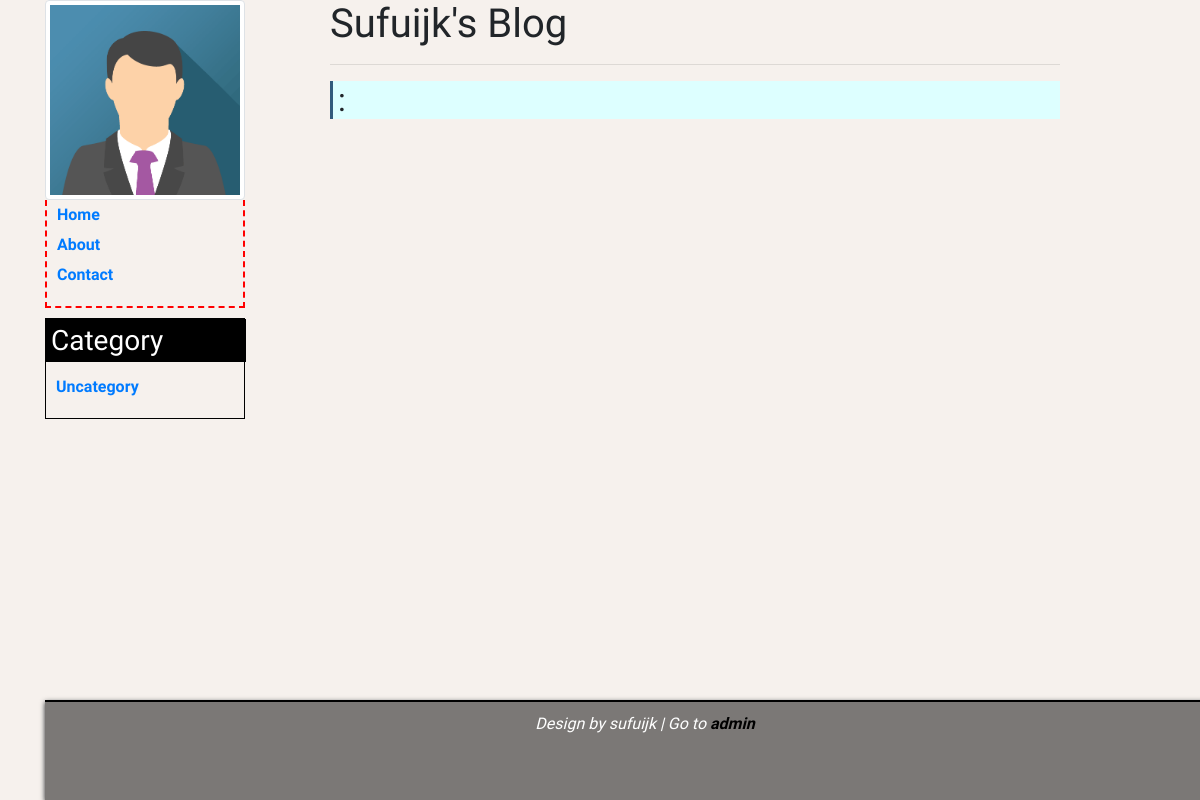
Before: /index.php?c=category&a=list&category_url=News with the older database file.
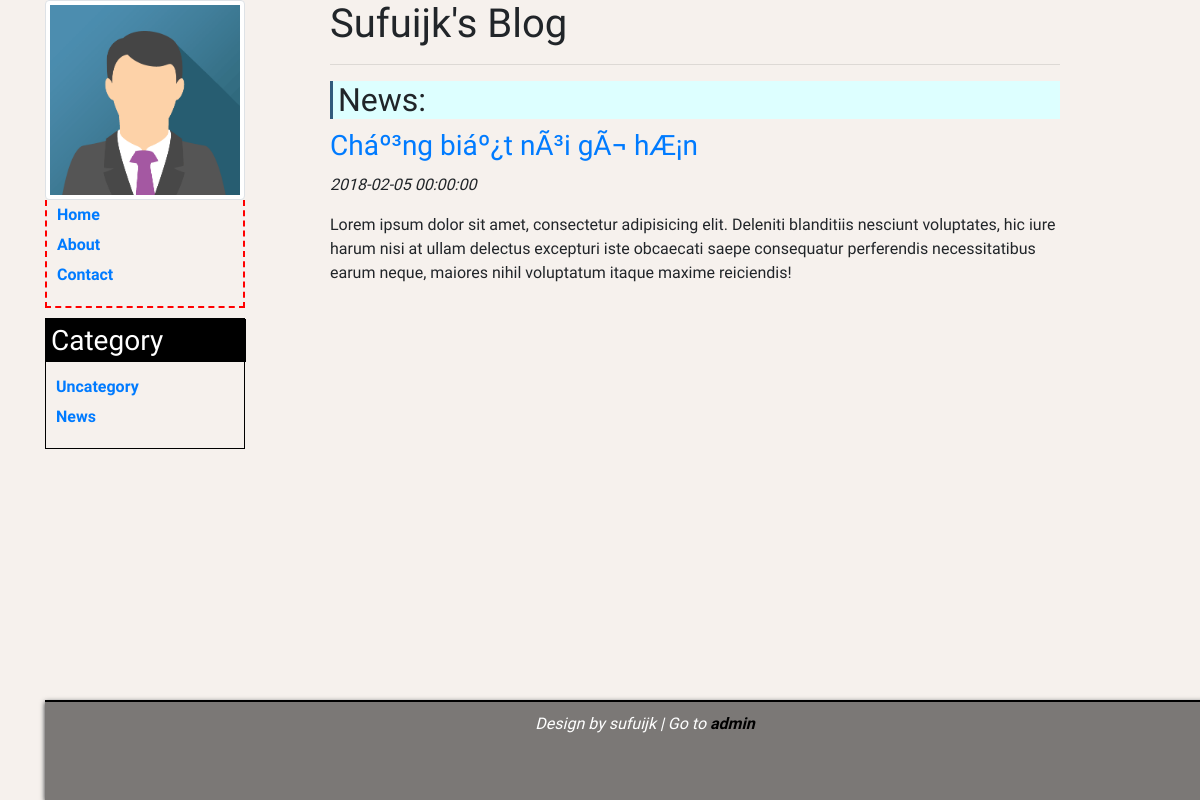
After: the same page with the newer database file.
### tables this page shows
CREATE TABLE `categories` (
  `id` int(11) NOT NULL,
  `title` varchar(50) NOT NULL,
  `url` varchar(100) NOT NULL,
  `parent` int(11) DEFAULT NULL,
  `description` text
);

CREATE TABLE `posts` (
  `id` int(11) NOT NULL,
  `title` varchar(100) NOT NULL,
  `content` text NOT NULL,
  `userid` int(11) NOT NULL,
  `category_id` int(11) NOT NULL,
  `timedate` datetime NOT NULL,
  `url` varchar(100) NOT NULL
);

### libs/View.php (called while the page is built, shortened)
<?php
	class View
	{
		public function header(){
			require_once(VIEW.'template/header.php');
		}
		public function footer(){
			require_once(VIEW.'template/footer.php');
		}
		public function render($url,$data=null,$data1=null){
			require_once(VIEW.$url);
		}
	}
?>

### controllers/Category.php (called while the page is built, shortened)
<?php
	class Category extends Controller
	{
		function __construct()
		{
			parent::__construct();
		}
		public function list(){
			$category_url = isset($_GET['category_url'])? $_GET['category_url']:"Uncategory";
			$this->model = new ProcessPost();
			$category_id = $this->model->getCategoryId($category_url);
			$category = $this->model->getCategory($category_id);
			$data = $this->model->getPostofCategory($category_id);
			$this->view->header();
			$this->view->render('home/welcome.php',$this->initData);
			$this->view->render('home/category.php',$data,$category);
			$this->view->footer();
		}
	}
?>

### index.php (called while the page is built, shortened)
<?php
	require_once(LIB."Model.php");
	require_once(LIB."View.php");
	require_once(LIB."Bootstrap.php");
?>

### libs/Model.php (called while the page is built, shortened)
<?php
	class Model
	{
		private $hostname = "localhost";
		private $username = "root";
		private $password = "";
		private $database = "blog";
		protected $connect;
		function __construct()
		{
			$this->connect = new mysqli($this->hostname,$this->username,$this->password,$this->database) or die("Can't connect database!");
		}
		public function select($sql){
			$result = $this->connect->query($sql);
			$dataset = array();
			if($result->num_rows > 0){
				while($row = $result->fetch_object()){
					$dataset[] = $row;
				}
			}
			return $dataset;
		}
		public function getAllCategories(){
			$sql = "SELECT * FROM categories";
			return $this->select($sql);
		}
	}
?>

### libs/Controller.php (called while the page is built, shortened)
<?php
	class Controller
	{
		function __construct()
		{
			$this->model = new Model();
			$this->initData = $this->model->getAllCategories();
		}
	}
?>

### models/ProcessPost.php (called while the page is built, shortened)
<?php
	class ProcessPost extends Model
	{
		public function getPostofCategory($category_id){
			$sql = "SELECT * FROM posts WHERE category_id = '$category_id'";
			return $this->select($sql);
		}
		public function getCategory($category_id){
			$sql = "SELECT * FROM categories WHERE id = '$category_id'";
			return $this->select($sql);
		}
		public function getCategoryId($category_link){
			$sql = "SELECT * FROM categories WHERE url = '$category_link'";
			$result = $this->select($sql);
			return $result[0]->id;
		}
	}
?>

### views/home/welcome.php (the view)
<div class="col-xs-3 col-sm-3 col-md-3 col-lg-3">
	<div class="profile">
		<img src="public/img/img_avatar.png" alt="" class="img-thumbnail" width="200" height="200">
	</div>
	<div class="page">
		<ul>
			<a href="index.php?c=home"><li>Home</li></a>
			<a href=""><li>About</li></a>
			<a href=""><li>Contact</li></a>
		</ul>
	</div>
		<div class="category">
			<h3 id="title">Category</h3>
				<ul>
					<?php foreach ($data as $category):?>
					<a href="index.php?c=category&a=list&category_url=<?php echo $category->url;?>"><li><?php echo $category->title; ?></li></a>
					<?php endforeach;?>
				</ul>
		</div>
</div>

### views/home/category.php
	<div class="col-xs-8 col-sm-8 col-md-8 col-lg-8">
		<h1>Sufuijk's Blog</h1>
		<hr>
		<h2 id="brandCategory"><?php foreach($data1 as $category): echo $category->title; endforeach; ?>:</h2>
		<?php foreach ($data as $post):?>
		<div class="post">
			<h3 id="title">
				<a href="index.php?c=post&a=view&id=<?php echo $post->id;?>&link=<?php echo $post->url?>">
					<?php echo $post->title;?>
				</a>
			</h3>
			<div id="time"><span class="glyphicon glyphicon-time"></span><?php echo $post->timedate;?></div>
			<p id="content"><?php echo $post->content;?></p>
		</div>
		<?php endforeach;?>
	</div>
</div>

Changed rows visible on the page:
added categories: title "News"
now on this page (row edited): posts: title "Cháº³ng biáº¿t nÃ³i gÃ¬ hÆ¡n", timedate "2018-02-05 00:00:00", content "Lorem ipsum dolor sit amet, consectetur adipisicing elit. Deleniti blanditiis nesciunt voluptates, hic iure harum nisi at ullam delectus excepturi iste obcaecati saepe consequatur perferendis necessitatibus earum neque, maiores nihil voluptatum itaque maxime reiciendis!"
